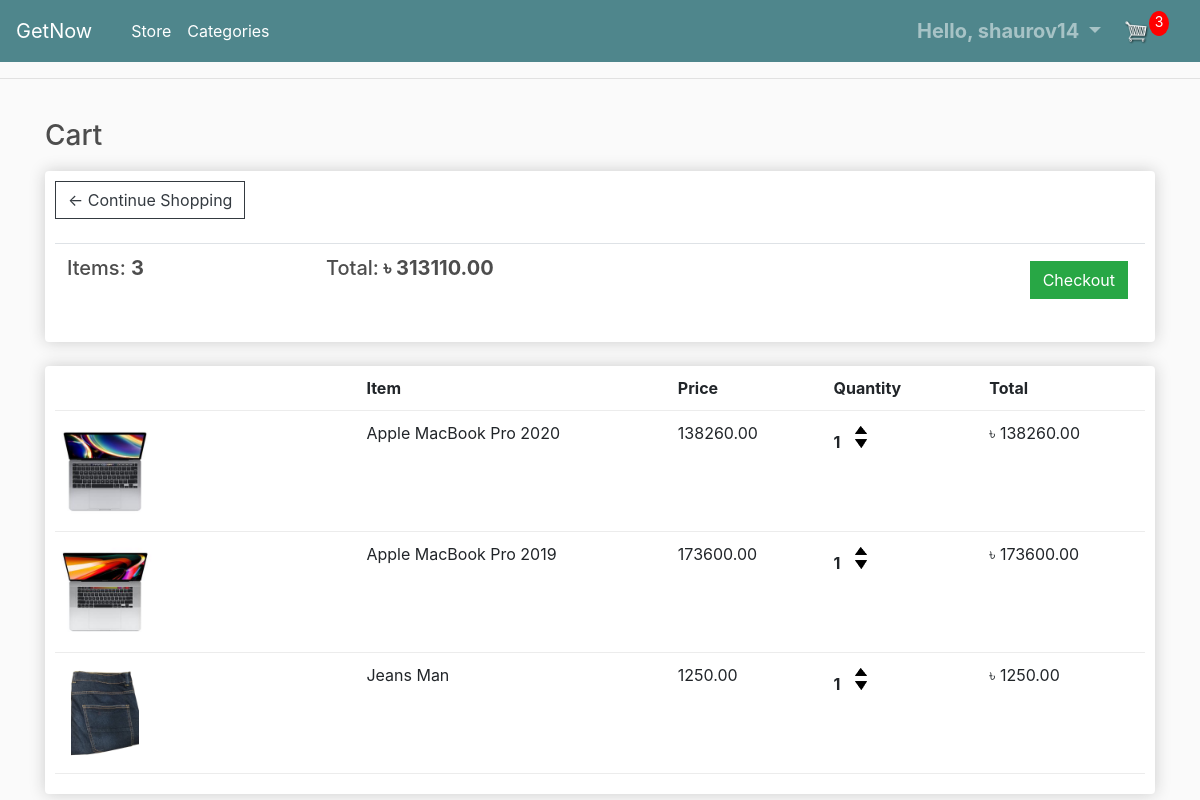
Page /cart/ (signed in) on the committed database.
### store/models.py (models this page shows, shortened)
class Order(models.Model):
    customer = models.ForeignKey(Customer, on_delete=models.SET_NULL, null=True, blank=True)
    date_ordered = models.DateTimeField(auto_now_add=True)
    complete = models.BooleanField(default=False)
    transaction_id = models.CharField(max_length=100, null=True)
    @property
    def get_cart_total(self):
        orderitems = self.orderitem_set.all()
        total = sum([item.get_total for item in orderitems])
        return total
    @property
    def get_cart_items(self):
        orderitems = self.orderitem_set.all()
        total = sum([item.quantity for item in orderitems])
        return total

class OrderItem(models.Model):
    product = models.ForeignKey(Product, on_delete=models.SET_NULL, null=True, blank=True)
    order = models.ForeignKey(Order, on_delete=models.SET_NULL, null=True, blank=True)
    quantity = models.IntegerField(default=0, null=True, blank=True)
    date_added = models.DateTimeField(auto_now_add=True)
    @property
    def get_total(self):
        total = self.product.price * self.quantity
        return total

class Product(models.Model):
    name = models.CharField(max_length=200, null=True)
    category = models.ForeignKey(Category, on_delete=models.SET_NULL, null=True, blank=True)
    price = models.DecimalField(max_digits=10, decimal_places = 2)
    digital = models.BooleanField(default=False, null=True, blank=True)
    image = models.ImageField(upload_to='products/images' , null=True, blank=True)

### store/views.py (the view)
# urls.py: path('cart/', views.cart, name="cart"),
def cart(request):
    data = cartData(request)
    cartItems = data['cartItems']
    order = data['order']
    items = data['items']
    context = {'items':items, 'order':order, 'cartItems':cartItems}
    return render(request, 'store/cart.html', context)

### store/utils.py (called while the page is built)
def cartData(request):
    if request.user.is_authenticated:
        customer = request.user.customer
        order, created = Order.objects.get_or_create(customer=customer, complete=False)
        items = order.orderitem_set.all()
        cartItems = order.get_cart_items
    else:
        cookieData = cookieCart(request)
        cartItems = cookieData['cartItems']
        order = cookieData['order']
        items = cookieData['items']
    return {'cartItems':cartItems,'order':order, 'items':items}

### store/templates/store/cart.html
{% extends "store/main.html" %}
{% load static  %}
{% block content %}
<h3>Cart</h3>
<div class="row">
	<div class="col-lg-12">
    <div class="box-element">
    	<a  class="btn btn-outline-dark" href="{% url 'index' %}">&#x2190; Continue Shopping</a>
    	<br>
    	<br>
    	<table class="table">
    		<tr>
    			<th><h5>Items: <strong>{{order.get_cart_items}}</strong></h5></th>
    			<th><h5>Total:<strong> ৳ {{order.get_cart_total|floatformat:2}}</strong></h5></th>
    			<th>
    				<a  style="float:right; margin:5px;" class="btn btn-success" href="{% url 'checkout' %}">Checkout</a>
    			</th>
    		</tr>
    	</table>
    </div>
		<br>
    <div class="box-element">
			<div class="cart-row">
				<div style="flex:2"></div>
				<div style="flex:2"><strong>Item</strong></div>
				<div style="flex:1"><strong>Price</strong></div>
				<div style="flex:1"><strong>Quantity</strong></div>
				<div style="flex:1"><strong>Total</strong></div>
			</div>
			{% for item in items %}
    	<div class="cart-row">
    		<div style="flex:2"><img class="row-image" src="{{item.product.image.url}}"></div>
    		<div style="flex:2"><p>{{item.product.name}}</p></div>
    		<div style="flex:1"><p>{{item.product.price|floatformat:2}}</p></div>
    		<div style="flex:1">
    			<p class="quantity">{{item.quantity}}</p>
    			<div class="quantity">
    				<img data-product={{item.product.id}} class="chg-quantity update-cart" data-action="add" src="{% static  'images/arrow-up.png' %}">
    				<img data-product={{item.product.id}} class="chg-quantity update-cart" data-action="remove" src="{% static  'images/arrow-down.png' %}">
    			</div>
    		</div>
    		<div style="flex:1"><p>৳ {{item.get_total}}</p></div>
    	</div>
			{% endfor %}
	</div>
</div>
{% endblock %}

### store/templates/store/main.html (shortened to what this page needs)
<!DOCTYPE html>
{% load static %}
{% load crispy_forms_tags %}
<html>
<head>
	<link rel="stylesheet" href="https://stackpath.bootstrapcdn.com/bootstrap/4.4.1/css/bootstrap.min.css">
	<link rel="stylesheet" type="text/css" href="{% static 'css/main.css' %}">
</head>
<body>
  <nav class="navbar navbar-expand-lg navbar-dark bg-dark">
    <a class="navbar-brand" href="{% url 'index' %}">GetNow</a>
    <div class="container collapse navbar-collapse" id="navbarSupportedContent">
      <ul class="navbar-nav mr-auto">
        <li class="nav-item active">
          <a class="nav-link" href="{% url 'index' %}">Store <span class="sr-only">(current)</span></a>
        </li>
				<li class="nav-item active">
          <a class="nav-link" href="{% url 'category_list' %}">Categories<span class="sr-only">(current)</span></a>
        </li>
      </ul>
  <div class="form-inline my-2 my-lg-0">
   	{% if user.is_authenticated %}
		<ul class="navbar-nav mr-auto">
      <li class="nav-item dropdown">
        <a style="font-size:20px; font-weight:bold " class="nav-link dropdown-toggle" href="#" id="navbarDropdown" role="button" data-toggle="dropdown" aria-haspopup="true" aria-expanded="false">
          Hello, {{user.username}}
        </a>
      </li>
    </ul>
		{% endif %}
   	<a href="{% url 'cart' %}">
  		<img  id="cart-icon" src="{% static 'images/cart.png' %}">
  	</a>
  	<p id="cart-total">{{cartItems}}</p>
  </div>
  </div>
  </nav>
        <hr>
         <div class="container">
                <br>
                {% block content %}
                {% endblock content %}
								<br>
								<br>
         </div>
</body>
</html>

### static/css/main.css (style rules this page uses)
body { background-color: hsl(0, 0%, 98%); }
h1,h2,h3,h4,h5,h6 { color:hsl(0, 0%, 30%); }
.box-element { box-shadow:hsl(0, 0%, 80%) 0 0 16px; background-color: #fff; border-radius: 4px; padding: 10px; }
.bg-dark { background-color: #4f868c!important; }
#cart-icon { width:25px; display: inline-block; margin-left: 15px; }
#cart-total { display: block; text-align: center; color:#fff; background-color: red; width: 20px; height: 25px; border-radius: 50%; font-size: 14px; }
.col-lg-4, .col-lg-6, .col-lg-8, .col-lg-12 { margin-top: 10px; }
.btn { border-radius: 0; }
.row-image { width: 100px; }
.cart-row { display: flex; align-items: flex-stretch; padding-bottom: 10px; margin-bottom: 10px; border-bottom: 1px solid #ececec; }
.quantity { display: inline-block; font-weight: 700; padding-right:10px; }
.chg-quantity { width: 12px; cursor: pointer; display: block; margin-top: 5px; transition:.1s; }

### rows in the picture
Order: get_cart_items "3", get_cart_total "313110.00"
OrderItem: product.image (picture), product.name "Apple MacBook Pro 2020", product.price "138260.00", quantity "1", get_total "138260.00"
OrderItem: product.image (picture), product.name "Apple MacBook Pro 2019", product.price "173600.00", quantity "1", get_total "173600.00"
OrderItem: product.image (picture), product.name "Jeans Man", product.price "1250.00", quantity "1", get_total "1250.00"

### other values in the picture
{{ user.username }} "shaurov14"
{{ cartItems }} "3"
